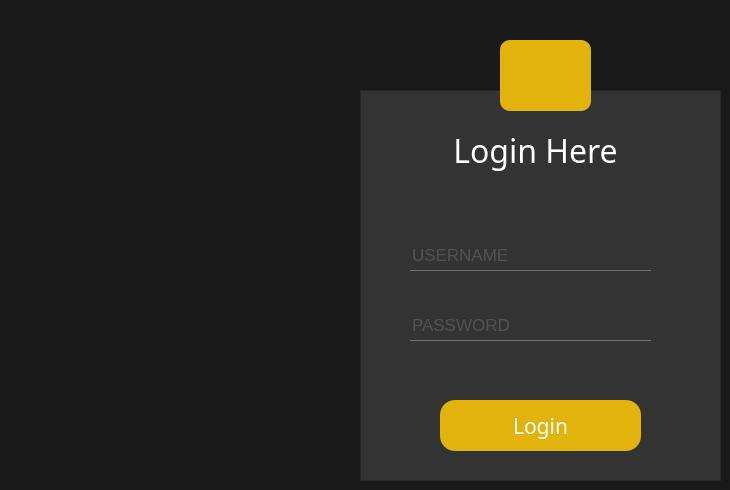
    <widget class="QWidget" name="page_3">
     <property name="styleSheet">
      <string notr="true">#page_3{
background-color : #191919;
}
*{
fond-family:century gothic;
fond-size : 24px;
}
QFrame{
background :#333;
}
#pushButton{
border-radius : 10px;
background :#e3b30d;
}
QLabel{
color : white;
}
QPushButton {
color : white;
border-radius : 15px;
background :#e3b30d;
}
QPushButton:hover {
color : #e3b30d;
border-radius : 15px;
background :#6c6c6c;
}
QLineEdit{
background : transparent;
border : none;
color: #717072;
border-bottom : 1px solid #717072;
}
#Form{
background-color: #191919;
}
</string>
     </property>
     <widget class="QPushButton" name="pushButton">
      <property name="geometry">
       <rect>
        <x>500</x>
        <y>40</y>
        <width>91</width>
        <height>71</height>
       </rect>
      </property>
      <property name="text">
       <string/>
      </property>
      <property name="icon">
       <iconset>
        <normaloff>:/whiteIcons/assets/icons/white/user.svg</normaloff>:/whiteIcons/assets/icons/white/user.svg</iconset>
      </property>
      <property name="iconSize">
       <size>
        <width>50</width>
        <height>50</height>
       </size>
      </property>
     </widget>
     <widget class="QFrame" name="frame">
      <property name="geometry">
       <rect>
        <x>360</x>
        <y>90</y>
        <width>361</width>
        <height>391</height>
       </rect>
      </property>
      <property name="frameShape">
       <enum>QFrame::StyledPanel</enum>
      </property>
      <property name="frameShadow">
       <enum>QFrame::Raised</enum>
      </property>
      <widget class="QLabel" name="label">
       <property name="geometry">
        <rect>
         <x>50</x>
         <y>30</y>
         <width>251</width>
         <height>61</height>
        </rect>
       </property>
       <property name="font">
        <font>
         <family>Century Gothic</family>
         <pointsize>24</pointsize>
         <underline>false</underline>
        </font>
       </property>
       <property name="text">
        <string>Login Here</string>
       </property>
       <property name="alignment">
        <set>Qt::AlignCenter</set>
       </property>
      </widget>
      <widget class="QPushButton" name="pushButton_2">
       <property name="geometry">
        <rect>
         <x>80</x>
         <y>310</y>
         <width>201</width>
         <height>51</height>
        </rect>
       </property>
       <property name="font">
        <font>
         <family>Century Gothic</family>
         <pointsize>16</pointsize>
        </font>
       </property>
       <property name="text">
        <string>Login</string>
       </property>
      </widget>
      <widget class="QLineEdit" name="lineEdit">
       <property name="geometry">
        <rect>
         <x>50</x>
         <y>150</y>
         <width>241</width>
         <height>31</height>
        </rect>
       </property>
       <property name="font">
        <font>
         <pointsize>13</pointsize>
        </font>
       </property>
       <property name="text">
        <string/>
       </property>
       <property name="placeholderText">
        <string>USERNAME</string>
       </property>
      </widget>
      <widget class="QLineEdit" name="lineEdit_2">
       <property name="geometry">
        <rect>
         <x>50</x>
         <y>220</y>
         <width>241</width>
         <height>31</height>
        </rect>
       </property>
       <property name="font">
        <font>
         <pointsize>13</pointsize>
        </font>
       </property>
       <property name="text">
        <string/>
       </property>
       <property name="placeholderText">
        <string>PASSWORD</string>
       </property>
      </widget>
     </widget>
     <zorder>frame</zorder>
     <zorder>pushButton</zorder>
    </widget>
